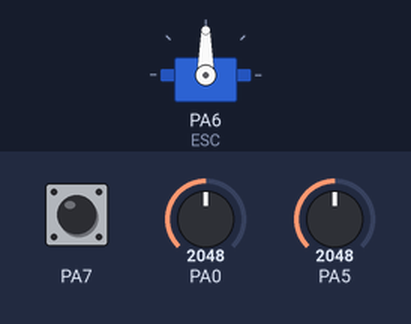
Simulated run of this sketch. Board: STM32 Blue Pill. Parts: servo. The inputs (shaded band) are chosen by the test bench; at power-on: PA7 LOW, PA0 = 2048, PA5 = 2048.

Above: at 0.0 s.
At 1.2 s:
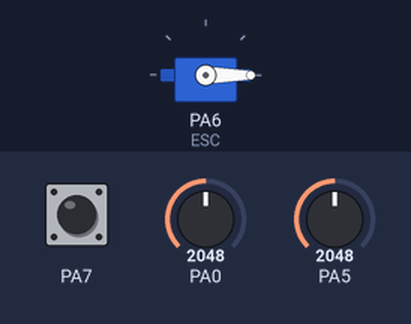
1.3 s: PA7 pulsed HIGH 2 times (0.12 s each, 0.3 s apart)
At 2.0 s:
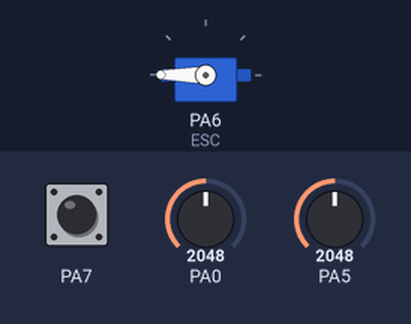
Timing chart, 0 to 4.3 s (numbered marks = the images above; inputs shaded):
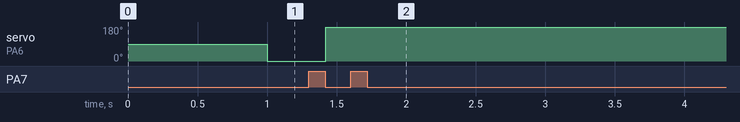

The sketch:

limitador_de_potencia_STM32_antigo_.ino
```cpp
#include "Servo.h"

float tensao = 0.00, corrente = 0.00, comando = 0.00, wc = 0.00, potreal, potteor;
int period = 20, cmdESC = 0;

Servo ESC;

void setup() {
  pinMode(0, INPUT_ANALOG);
  pinMode(5, INPUT_ANALOG);
  pinMode(7, INPUT);
  //Serial.begin(115200);
  ESC.attach(6);
}
void loop() {
  wc = pulseIn(7, HIGH);
  tensao = (analogRead(0)*25.00/4096.00);
  corrente = (analogRead(5)*25.00/1024.00);
  comando = (wc - 943.00)/9.34;
  potreal = corrente*tensao;
  potteor = 6.8*comando;
  cmdESC = cmdESC - ((potreal - potteor)*800/680);
  ESC.write(cmdESC);
  /*
  Serial.print("Tensão: ");
  Serial.print(tensao);
  Serial.print("V | Corrente: ");
  Serial.print(corrente);
  Serial.print("A | Comando: ");
  Serial.print(comando);
  Serial.println("%");
  Serial.print("Potência real: ");
  Serial.print(potreal);
  Serial.print("W | Potência teórica: ");
  Serial.print(potteor);
  Serial.print("W ESC: ");
  Serial.println(cmdESC);
  Serial.println("");*/
}
```

Measured:
- after the input at 1.3 s, servo on PA6 (ESC): 0° → 180° after 0.12 s
